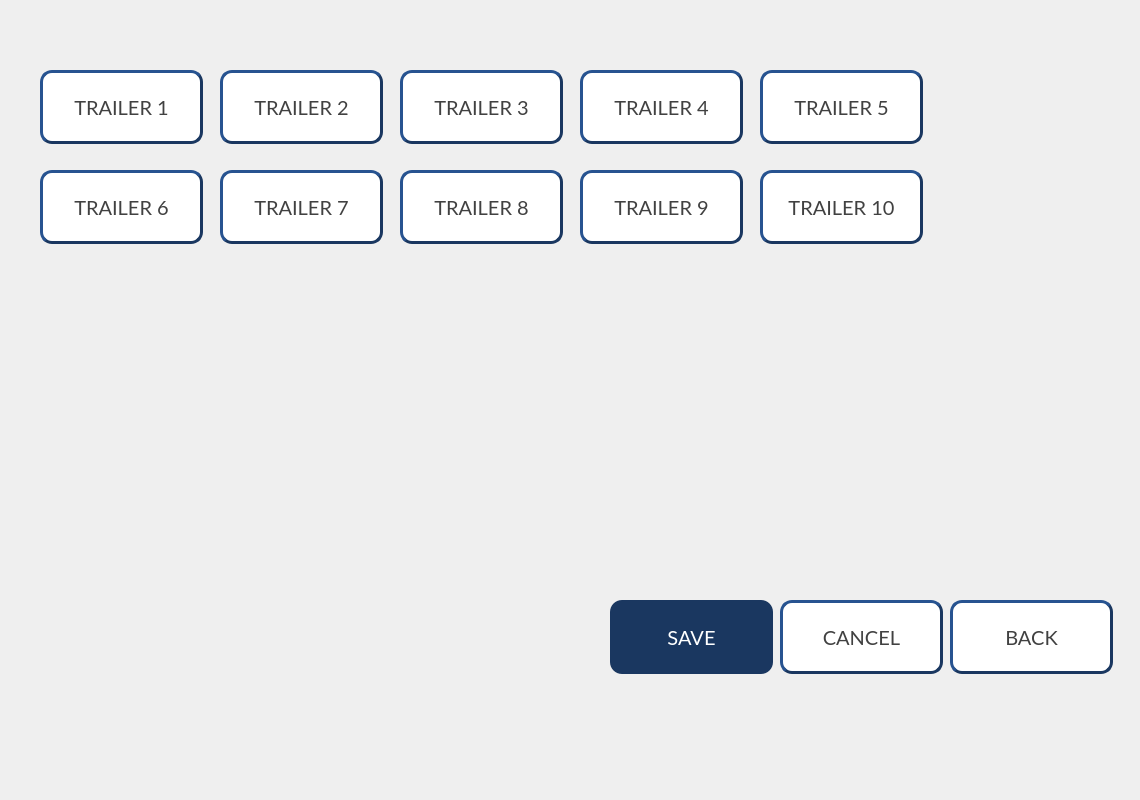
<?xml version="1.0" encoding="UTF-8"?>
<ui version="4.0">
 <class>HNS_Trailer_Screen</class>
 <widget class="QWidget" name="HNS_Trailer_Screen">
  <property name="geometry">
   <rect>
    <x>0</x>
    <y>0</y>
    <width>1140</width>
    <height>800</height>
   </rect>
  </property>
  <property name="windowTitle">
   <string>Form</string>
  </property>
  <widget class="QPushButton" name="PB_TrailerSet_Trailer9">
   <property name="geometry">
    <rect>
     <x>580</x>
     <y>170</y>
     <width>163</width>
     <height>74</height>
    </rect>
   </property>
   <property name="font">
    <font>
     <family>Lato</family>
     <pointsize>15</pointsize>
    </font>
   </property>
   <property name="styleSheet">
    <string notr="true">QPushButton{
	background-color:#FFFFFF;
	color:#414141;
	border-style:outset;
	border-width:3px;
	border-color:#1A3760;
	border-radius:12px;
}

QPushButton:checked{
	background-color:#1A3760;
	color:#FFFFFF;
}</string>
   </property>
   <property name="text">
    <string>TRAILER 9</string>
   </property>
   <property name="checkable">
    <bool>true</bool>
   </property>
  </widget>
  <widget class="QPushButton" name="PB_TrailerSet_Back">
   <property name="geometry">
    <rect>
     <x>950</x>
     <y>600</y>
     <width>163</width>
     <height>74</height>
    </rect>
   </property>
   <property name="font">
    <font>
     <family>Lato</family>
     <pointsize>15</pointsize>
    </font>
   </property>
   <property name="styleSheet">
    <string notr="true">QPushButton{
	background-color:#FFFFFF;
	color:#414141;
	border-style:outset;
	border-width:3px;
	border-color:#1A3760;
	border-radius:12px;
}</string>
   </property>
   <property name="text">
    <string>BACK</string>
   </property>
  </widget>
  <widget class="QPushButton" name="PB_TrailerSet_Trailer10">
   <property name="geometry">
    <rect>
     <x>760</x>
     <y>170</y>
     <width>163</width>
     <height>74</height>
    </rect>
   </property>
   <property name="font">
    <font>
     <family>Lato</family>
     <pointsize>15</pointsize>
    </font>
   </property>
   <property name="styleSheet">
    <string notr="true">QPushButton{
	background-color:#FFFFFF;
	color:#414141;
	border-style:outset;
	border-width:3px;
	border-color:#1A3760;
	border-radius:12px;
}

QPushButton:checked{
	background-color:#1A3760;
	color:#FFFFFF;
}</string>
   </property>
   <property name="text">
    <string>TRAILER 10</string>
   </property>
   <property name="checkable">
    <bool>true</bool>
   </property>
  </widget>
  <widget class="QPushButton" name="PB_TrailerSet_Trailer3">
   <property name="geometry">
    <rect>
     <x>400</x>
     <y>70</y>
     <width>163</width>
     <height>74</height>
    </rect>
   </property>
   <property name="font">
    <font>
     <family>Lato</family>
     <pointsize>15</pointsize>
    </font>
   </property>
   <property name="styleSheet">
    <string notr="true">QPushButton{
	background-color:#FFFFFF;
	color:#414141;
	border-style:outset;
	border-width:3px;
	border-color:#1A3760;
	border-radius:12px;
}

QPushButton:checked{
	background-color:#1A3760;
	color:#FFFFFF;
}</string>
   </property>
   <property name="text">
    <string>TRAILER 3</string>
   </property>
   <property name="checkable">
    <bool>true</bool>
   </property>
  </widget>
  <widget class="QPushButton" name="PB_TrailerSet_Trailer8">
   <property name="geometry">
    <rect>
     <x>400</x>
     <y>170</y>
     <width>163</width>
     <height>74</height>
    </rect>
   </property>
   <property name="font">
    <font>
     <family>Lato</family>
     <pointsize>15</pointsize>
    </font>
   </property>
   <property name="styleSheet">
    <string notr="true">QPushButton{
	background-color:#FFFFFF;
	color:#414141;
	border-style:outset;
	border-width:3px;
	border-color:#1A3760;
	border-radius:12px;
}

QPushButton:checked{
	background-color:#1A3760;
	color:#FFFFFF;
}</string>
   </property>
   <property name="text">
    <string>TRAILER 8</string>
   </property>
   <property name="checkable">
    <bool>true</bool>
   </property>
  </widget>
  <widget class="QPushButton" name="PB_TrailerSet_Trailer7">
   <property name="geometry">
    <rect>
     <x>220</x>
     <y>170</y>
     <width>163</width>
     <height>74</height>
    </rect>
   </property>
   <property name="font">
    <font>
     <family>Lato</family>
     <pointsize>15</pointsize>
    </font>
   </property>
   <property name="styleSheet">
    <string notr="true">QPushButton{
	background-color:#FFFFFF;
	color:#414141;
	border-style:outset;
	border-width:3px;
	border-color:#1A3760;
	border-radius:12px;
}

QPushButton:checked{
	background-color:#1A3760;
	color:#FFFFFF;
}</string>
   </property>
   <property name="text">
    <string>TRAILER 7</string>
   </property>
   <property name="checkable">
    <bool>true</bool>
   </property>
  </widget>
  <widget class="QPushButton" name="PB_TrailerSet_Trailer5">
   <property name="geometry">
    <rect>
     <x>760</x>
     <y>70</y>
     <width>163</width>
     <height>74</height>
    </rect>
   </property>
   <property name="font">
    <font>
     <family>Lato</family>
     <pointsize>15</pointsize>
    </font>
   </property>
   <property name="styleSheet">
    <string notr="true">QPushButton{
	background-color:#FFFFFF;
	color:#414141;
	border-style:outset;
	border-width:3px;
	border-color:#1A3760;
	border-radius:12px;
}

QPushButton:checked{
	background-color:#1A3760;
	color:#FFFFFF;
}</string>
   </property>
   <property name="text">
    <string>TRAILER 5</string>
   </property>
   <property name="checkable">
    <bool>true</bool>
   </property>
  </widget>
  <widget class="QPushButton" name="PB_TrailerSet_Save">
   <property name="geometry">
    <rect>
     <x>610</x>
     <y>600</y>
     <width>163</width>
     <height>74</height>
    </rect>
   </property>
   <property name="font">
    <font>
     <family>Lato</family>
     <pointsize>15</pointsize>
    </font>
   </property>
   <property name="styleSheet">
    <string notr="true">QPushButton{
	background-color:#1A3760;
	color:#FFFFFF;
	border-radius:12px;
}</string>
   </property>
   <property name="text">
    <string>SAVE</string>
   </property>
  </widget>
  <widget class="QPushButton" name="PB_TrailerSet_Cancel">
   <property name="geometry">
    <rect>
     <x>780</x>
     <y>600</y>
     <width>163</width>
     <height>74</height>
    </rect>
   </property>
   <property name="font">
    <font>
     <family>Lato</family>
     <pointsize>15</pointsize>
    </font>
   </property>
   <property name="styleSheet">
    <string notr="true">QPushButton{
	background-color:#FFFFFF;
	color:#414141;
	border-style:outset;
	border-width:3px;
	border-color:#1A3760;
	border-radius:12px;
}</string>
   </property>
   <property name="text">
    <string>CANCEL</string>
   </property>
  </widget>
  <widget class="QPushButton" name="PB_TrailerSet_Trailer2">
   <property name="geometry">
    <rect>
     <x>220</x>
     <y>70</y>
     <width>163</width>
     <height>74</height>
    </rect>
   </property>
   <property name="font">
    <font>
     <family>Lato</family>
     <pointsize>15</pointsize>
    </font>
   </property>
   <property name="styleSheet">
    <string notr="true">QPushButton{
	background-color:#FFFFFF;
	color:#414141;
	border-style:outset;
	border-width:3px;
	border-color:#1A3760;
	border-radius:12px;
}

QPushButton:checked{
	background-color:#1A3760;
	color:#FFFFFF;
}</string>
   </property>
   <property name="text">
    <string>TRAILER 2</string>
   </property>
   <property name="checkable">
    <bool>true</bool>
   </property>
  </widget>
  <widget class="QPushButton" name="PB_TrailerSet_Trailer4">
   <property name="geometry">
    <rect>
     <x>580</x>
     <y>70</y>
     <width>163</width>
     <height>74</height>
    </rect>
   </property>
   <property name="font">
    <font>
     <family>Lato</family>
     <pointsize>15</pointsize>
    </font>
   </property>
   <property name="styleSheet">
    <string notr="true">QPushButton{
	background-color:#FFFFFF;
	color:#414141;
	border-style:outset;
	border-width:3px;
	border-color:#1A3760;
	border-radius:12px;
}

QPushButton:checked{
	background-color:#1A3760;
	color:#FFFFFF;
}</string>
   </property>
   <property name="text">
    <string>TRAILER 4</string>
   </property>
   <property name="checkable">
    <bool>true</bool>
   </property>
  </widget>
  <widget class="QPushButton" name="PB_TrailerSet_Trailer1">
   <property name="geometry">
    <rect>
     <x>40</x>
     <y>70</y>
     <width>163</width>
     <height>74</height>
    </rect>
   </property>
   <property name="font">
    <font>
     <family>Lato</family>
     <pointsize>15</pointsize>
    </font>
   </property>
   <property name="styleSheet">
    <string notr="true">QPushButton{
	background-color:#FFFFFF;
	color:#414141;
	border-style:outset;
	border-width:3px;
	border-color:#1A3760;
	border-radius:12px;
}

QPushButton:checked{
	background-color:#1A3760;
	color:#FFFFFF;
}</string>
   </property>
   <property name="text">
    <string>TRAILER 1</string>
   </property>
   <property name="checkable">
    <bool>true</bool>
   </property>
  </widget>
  <widget class="QPushButton" name="PB_TrailerSet_Trailer6">
   <property name="geometry">
    <rect>
     <x>40</x>
     <y>170</y>
     <width>163</width>
     <height>74</height>
    </rect>
   </property>
   <property name="font">
    <font>
     <family>Lato</family>
     <pointsize>15</pointsize>
    </font>
   </property>
   <property name="styleSheet">
    <string notr="true">QPushButton{
	background-color:#FFFFFF;
	color:#414141;
	border-style:outset;
	border-width:3px;
	border-color:#1A3760;
	border-radius:12px;
}

QPushButton:checked{
	background-color:#1A3760;
	color:#FFFFFF;
}</string>
   </property>
   <property name="text">
    <string>TRAILER 6</string>
   </property>
   <property name="checkable">
    <bool>true</bool>
   </property>
  </widget>
 </widget>
 <resources/>
 <connections/>
</ui>
